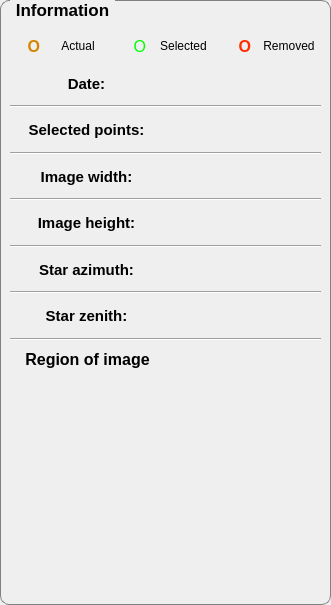
                    <widget class="QGroupBox" name="info_auto">
                        <property name="enabled">
                            <bool>true</bool>
                        </property>
                        <property name="geometry">
                            <rect>
                                <x>910</x>
                                <y>180</y>
                                <width>331</width>
                                <height>605</height>
                            </rect>
                        </property>
                        <property name="font">
                            <font>
                                <pointsize>13</pointsize>
                                <weight>75</weight>
                                <bold>true</bold>
                            </font>
                        </property>
                        <property name="autoFillBackground">
                            <bool>false</bool>
                        </property>
                        <property name="styleSheet">
                            <string notr="true">QGroupBox {
                                border: 1px solid gray;
                                border-radius: 9px;
                                margin-top: 0.5em;
                                }

                                QGroupBox::title {
                                subcontrol-origin: margin;
                                left: 10px;
                                padding: 0 3px 0 3px;
                                }
                            </string>
                        </property>
                        <property name="title">
                            <string>Information</string>
                        </property>
                        <property name="alignment">
                            <set>Qt::AlignHCenter|Qt::AlignTop</set>
                        </property>
                        <property name="flat">
                            <bool>false</bool>
                        </property>
                        <widget class="QWidget" name="verticalLayoutWidget_6">
                            <property name="geometry">
                                <rect>
                                    <x>10</x>
                                    <y>30</y>
                                    <width>311</width>
                                    <height>311</height>
                                </rect>
                            </property>
                            <layout class="QVBoxLayout" name="verticalLayout_32">
                                <item>
                                    <layout class="QHBoxLayout" name="horizontalLayout_41">
                                        <item>
                                            <layout class="QHBoxLayout" name="horizontalLayout_42">
                                                <item>
                                                    <widget class="QLabel" name="label_20">
                                                        <property name="maximumSize">
                                                            <size>
                                                                <width>30</width>
                                                                <height>16777215</height>
                                                            </size>
                                                        </property>
                                                        <property name="font">
                                                            <font>
                                                                <pointsize>12</pointsize>
                                                                <weight>75</weight>
                                                                <bold>true</bold>
                                                            </font>
                                                        </property>
                                                        <property name="styleSheet">
                                                            <string notr="true">color: rgb(211, 134, 0)</string>
                                                        </property>
                                                        <property name="text">
                                                            <string>O</string>
                                                        </property>
                                                        <property name="alignment">
                                                            <set>Qt::AlignRight|Qt::AlignTrailing|Qt::AlignVCenter</set>
                                                        </property>
                                                    </widget>
                                                </item>
                                                <item>
                                                    <widget class="QLabel" name="label_21">
                                                        <property name="font">
                                                            <font>
                                                                <pointsize>9</pointsize>
                                                            </font>
                                                        </property>
                                                        <property name="text">
                                                            <string>Actual</string>
                                                        </property>
                                                        <property name="alignment">
                                                            <set>Qt::AlignCenter</set>
                                                        </property>
                                                    </widget>
                                                </item>
                                            </layout>
                                        </item>
                                        <item>
                                            <layout class="QHBoxLayout" name="horizontalLayout_43">
                                                <item>
                                                    <widget class="QLabel" name="label_22">
                                                        <property name="maximumSize">
                                                            <size>
                                                                <width>30</width>
                                                                <height>16777215</height>
                                                            </size>
                                                        </property>
                                                        <property name="font">
                                                            <font>
                                                                <pointsize>12</pointsize>
                                                            </font>
                                                        </property>
                                                        <property name="styleSheet">
                                                            <string notr="true">color: rgb(0, 255, 0)</string>
                                                        </property>
                                                        <property name="text">
                                                            <string>O</string>
                                                        </property>
                                                        <property name="alignment">
                                                            <set>Qt::AlignRight|Qt::AlignTrailing|Qt::AlignVCenter</set>
                                                        </property>
                                                    </widget>
                                                </item>
                                                <item>
                                                    <widget class="QLabel" name="label_23">
                                                        <property name="font">
                                                            <font>
                                                                <pointsize>9</pointsize>
                                                            </font>
                                                        </property>
                                                        <property name="text">
                                                            <string>Selected</string>
                                                        </property>
                                                        <property name="alignment">
                                                            <set>Qt::AlignCenter</set>
                                                        </property>
                                                    </widget>
                                                </item>
                                            </layout>
                                        </item>
                                        <item>
                                            <layout class="QHBoxLayout" name="horizontalLayout_44">
                                                <item>
                                                    <widget class="QLabel" name="label_24">
                                                        <property name="maximumSize">
                                                            <size>
                                                                <width>30</width>
                                                                <height>16777215</height>
                                                            </size>
                                                        </property>
                                                        <property name="font">
                                                            <font>
                                                                <pointsize>12</pointsize>
                                                                <weight>75</weight>
                                                                <bold>true</bold>
                                                            </font>
                                                        </property>
                                                        <property name="styleSheet">
                                                            <string notr="true">color: rgb(255, 46, 0)</string>
                                                        </property>
                                                        <property name="text">
                                                            <string>O</string>
                                                        </property>
                                                        <property name="alignment">
                                                            <set>Qt::AlignRight|Qt::AlignTrailing|Qt::AlignVCenter</set>
                                                        </property>
                                                    </widget>
                                                </item>
                                                <item>
                                                    <widget class="QLabel" name="label_25">
                                                        <property name="font">
                                                            <font>
                                                                <pointsize>9</pointsize>
                                                            </font>
                                                        </property>
                                                        <property name="text">
                                                            <string>Removed</string>
                                                        </property>
                                                        <property name="alignment">
                                                            <set>Qt::AlignCenter</set>
                                                        </property>
                                                    </widget>
                                                </item>
                                            </layout>
                                        </item>
                                    </layout>
                                </item>
                                <item>
                                    <layout class="QHBoxLayout" name="horizontalLayout_33">
                                        <item>
                                            <widget class="QLabel" name="label_date_auto">
                                                <property name="font">
                                                    <font>
                                                        <pointsize>11</pointsize>
                                                        <weight>75</weight>
                                                        <bold>true</bold>
                                                    </font>
                                                </property>
                                                <property name="text">
                                                    <string>Date:</string>
                                                </property>
                                                <property name="alignment">
                                                    <set>Qt::AlignCenter</set>
                                                </property>
                                            </widget>
                                        </item>
                                        <item>
                                            <widget class="QLabel" name="date_auto">
                                                <property name="font">
                                                    <font>
                                                        <pointsize>11</pointsize>
                                                        <weight>75</weight>
                                                        <bold>true</bold>
                                                    </font>
                                                </property>
                                                <property name="text">
                                                    <string/>
                                                </property>
                                            </widget>
                                        </item>
                                    </layout>
                                </item>
                                <item>
                                    <widget class="Line" name="line_37">
                                        <property name="orientation">
                                            <enum>Qt::Horizontal</enum>
                                        </property>
                                    </widget>
                                </item>
                                <item>
                                    <layout class="QHBoxLayout" name="horizontalLayout_34">
                                        <item>
                                            <widget class="QLabel" name="label_points_auto">
                                                <property name="enabled">
                                                    <bool>true</bool>
                                                </property>
                                                <property name="font">
                                                    <font>
                                                        <pointsize>11</pointsize>
                                                        <weight>75</weight>
                                                        <bold>true</bold>
                                                    </font>
                                                </property>
                                                <property name="text">
                                                    <string>Selected points:</string>
                                                </property>
                                                <property name="alignment">
                                                    <set>Qt::AlignCenter</set>
                                                </property>
                                            </widget>
                                        </item>
                                        <item>
                                            <widget class="QLabel" name="selected_points_auto">
                                                <property name="font">
                                                    <font>
                                                        <pointsize>11</pointsize>
                                                        <weight>75</weight>
                                                        <bold>true</bold>
                                                    </font>
                                                </property>
                                                <property name="text">
                                                    <string/>
                                                </property>
                                            </widget>
                                        </item>
                                    </layout>
                                </item>
                                <item>
                                    <widget class="Line" name="line_38">
                                        <property name="orientation">
                                            <enum>Qt::Horizontal</enum>
                                        </property>
                                    </widget>
                                </item>
                                <item>
                                    <layout class="QHBoxLayout" name="horizontalLayout_35">
                                        <item>
                                            <widget class="QLabel" name="label_info_width_auto">
                                                <property name="font">
                                                    <font>
                                                        <pointsize>11</pointsize>
                                                        <weight>75</weight>
                                                        <bold>true</bold>
                                                    </font>
                                                </property>
                                                <property name="text">
                                                    <string>Image width:</string>
                                                </property>
                                                <property name="alignment">
                                                    <set>Qt::AlignCenter</set>
                                                </property>
                                            </widget>
                                        </item>
                                        <item>
                                            <widget class="QLabel" name="img_width_info_auto">
                                                <property name="font">
                                                    <font>
                                                        <pointsize>11</pointsize>
                                                        <weight>75</weight>
                                                        <bold>true</bold>
                                                    </font>
                                                </property>
                                                <property name="text">
                                                    <string/>
                                                </property>
                                            </widget>
                                        </item>
                                    </layout>
                                </item>
                                <item>
                                    <widget class="Line" name="line_39">
                                        <property name="orientation">
                                            <enum>Qt::Horizontal</enum>
                                        </property>
                                    </widget>
                                </item>
                                <item>
                                    <layout class="QHBoxLayout" name="horizontalLayout_36">
                                        <item>
                                            <widget class="QLabel" name="label_info_height_auto">
                                                <property name="font">
                                                    <font>
                                                        <pointsize>11</pointsize>
                                                        <weight>75</weight>
                                                        <bold>true</bold>
                                                    </font>
                                                </property>
                                                <property name="text">
                                                    <string>Image height:</string>
                                                </property>
                                                <property name="alignment">
                                                    <set>Qt::AlignCenter</set>
                                                </property>
                                            </widget>
                                        </item>
                                        <item>
                                            <widget class="QLabel" name="img_height_info_auto">
                                                <property name="font">
                                                    <font>
                                                        <pointsize>11</pointsize>
                                                        <weight>75</weight>
                                                        <bold>true</bold>
                                                    </font>
                                                </property>
                                                <property name="text">
                                                    <string/>
                                                </property>
                                            </widget>
                                        </item>
                                    </layout>
                                </item>
                                <item>
                                    <widget class="Line" name="line_40">
                                        <property name="orientation">
                                            <enum>Qt::Horizontal</enum>
                                        </property>
                                    </widget>
                                </item>
                                <item>
                                    <layout class="QHBoxLayout" name="horizontalLayout_37">
                                        <item>
                                            <widget class="QLabel" name="label_info_azimut_auto">
                                                <property name="font">
                                                    <font>
                                                        <pointsize>11</pointsize>
                                                        <weight>75</weight>
                                                        <bold>true</bold>
                                                    </font>
                                                </property>
                                                <property name="text">
                                                    <string>Star azimuth:</string>
                                                </property>
                                                <property name="alignment">
                                                    <set>Qt::AlignCenter</set>
                                                </property>
                                            </widget>
                                        </item>
                                        <item>
                                            <widget class="QLabel" name="azimut_info_auto">
                                                <property name="font">
                                                    <font>
                                                        <pointsize>11</pointsize>
                                                        <weight>75</weight>
                                                        <bold>true</bold>
                                                    </font>
                                                </property>
                                                <property name="text">
                                                    <string/>
                                                </property>
                                            </widget>
                                        </item>
                                    </layout>
                                </item>
                                <item>
                                    <widget class="Line" name="line_41">
                                        <property name="orientation">
                                            <enum>Qt::Horizontal</enum>
                                        </property>
                                    </widget>
                                </item>
                                <item>
                                    <layout class="QHBoxLayout" name="horizontalLayout_38">
                                        <item>
                                            <widget class="QLabel" name="label_info_zenit_auto">
                                                <property name="font">
                                                    <font>
                                                        <pointsize>11</pointsize>
                                                        <weight>75</weight>
                                                        <bold>true</bold>
                                                    </font>
                                                </property>
                                                <property name="text">
                                                    <string>Star zenith:</string>
                                                </property>
                                                <property name="alignment">
                                                    <set>Qt::AlignCenter</set>
                                                </property>
                                            </widget>
                                        </item>
                                        <item>
                                            <widget class="QLabel" name="zenit_info_auto">
                                                <property name="font">
                                                    <font>
                                                        <pointsize>11</pointsize>
                                                        <weight>75</weight>
                                                        <bold>true</bold>
                                                    </font>
                                                </property>
                                                <property name="text">
                                                    <string/>
                                                </property>
                                            </widget>
                                        </item>
                                    </layout>
                                </item>
                                <item>
                                    <widget class="Line" name="line_42">
                                        <property name="orientation">
                                            <enum>Qt::Horizontal</enum>
                                        </property>
                                    </widget>
                                </item>
                            </layout>
                        </widget>
                        <widget class="QGroupBox" name="region_group_auto">
                            <property name="geometry">
                                <rect>
                                    <x>10</x>
                                    <y>350</y>
                                    <width>309</width>
                                    <height>241</height>
                                </rect>
                            </property>
                            <property name="font">
                                <font>
                                    <pointsize>12</pointsize>
                                    <weight>75</weight>
                                    <bold>true</bold>
                                </font>
                            </property>
                            <property name="autoFillBackground">
                                <bool>false</bool>
                            </property>
                            <property name="styleSheet">
                                <string notr="true">QGroupBox {
                                    border: 0px solid gray;
                                    border-radius: 9px;
                                    margin-top: 0.5em;
                                    }
                                    QGroupBox::title {
                                    subcontrol-origin: margin;
                                    left: 10px;
                                    padding: 0 3px 0 3px;
                                    }
                                </string>
                            </property>
                            <property name="title">
                                <string>Region of image</string>
                            </property>
                            <property name="alignment">
                                <set>Qt::AlignHCenter|Qt::AlignTop</set>
                            </property>
                            <property name="flat">
                                <bool>false</bool>
                            </property>
                            <widget class="QLabel" name="region_img_auto">
                                <property name="geometry">
                                    <rect>
                                        <x>0</x>
                                        <y>30</y>
                                        <width>311</width>
                                        <height>221</height>
                                    </rect>
                                </property>
                                <property name="text">
                                    <string/>
                                </property>
                            </widget>
                        </widget>
                    </widget>
